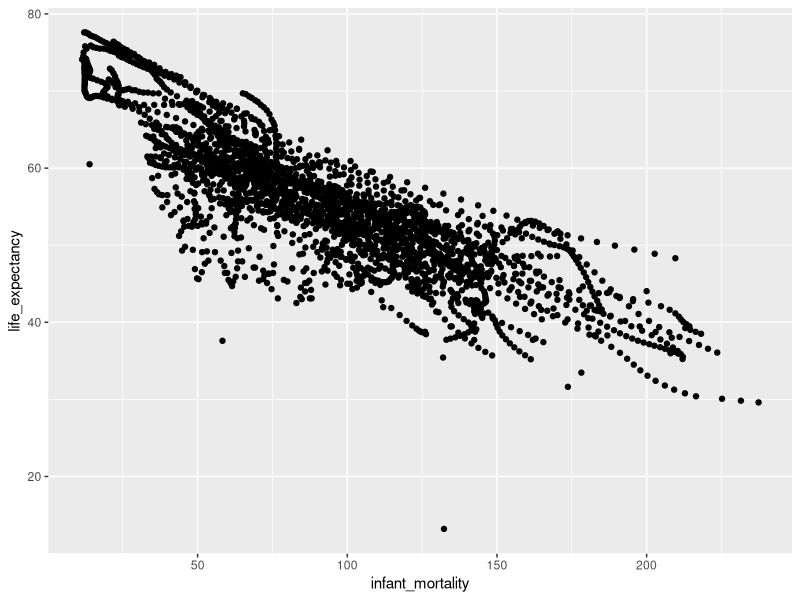
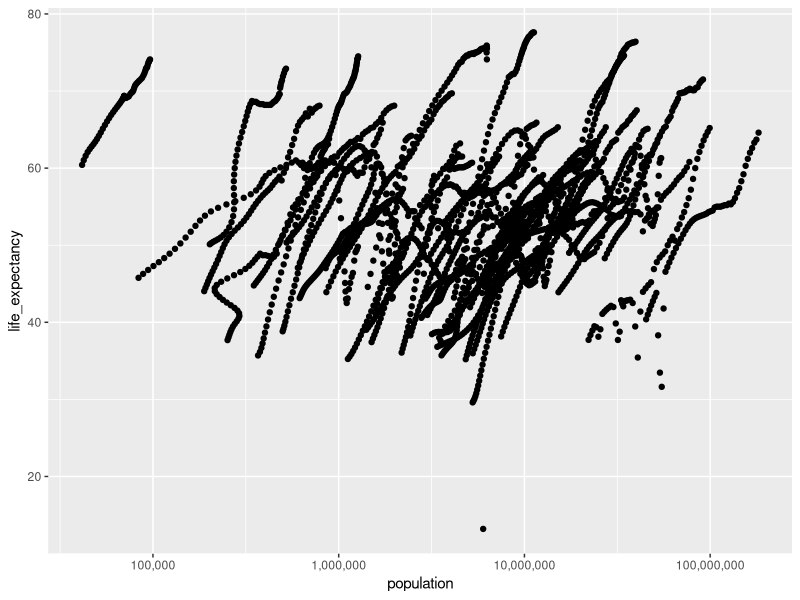
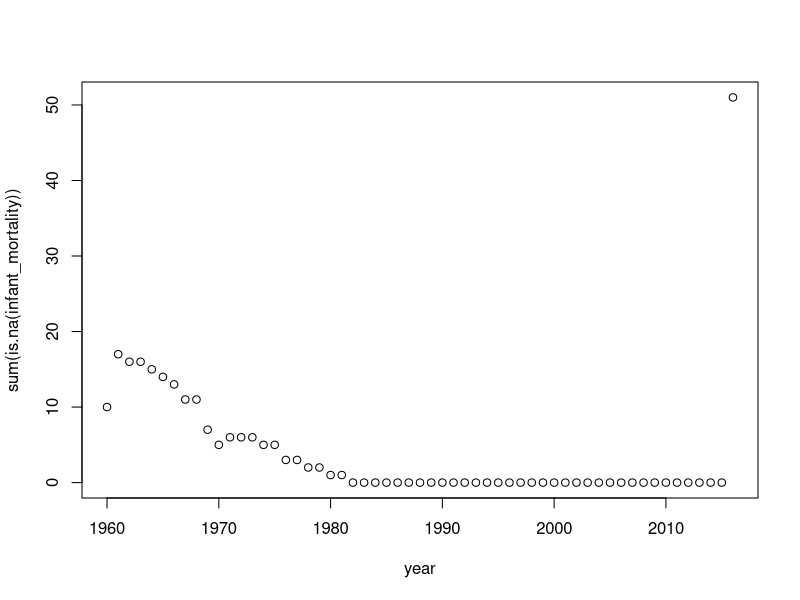
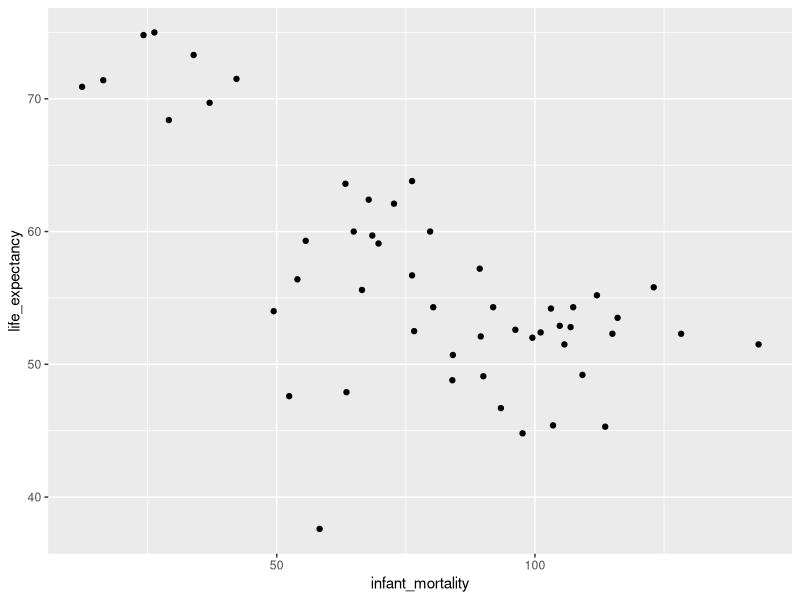
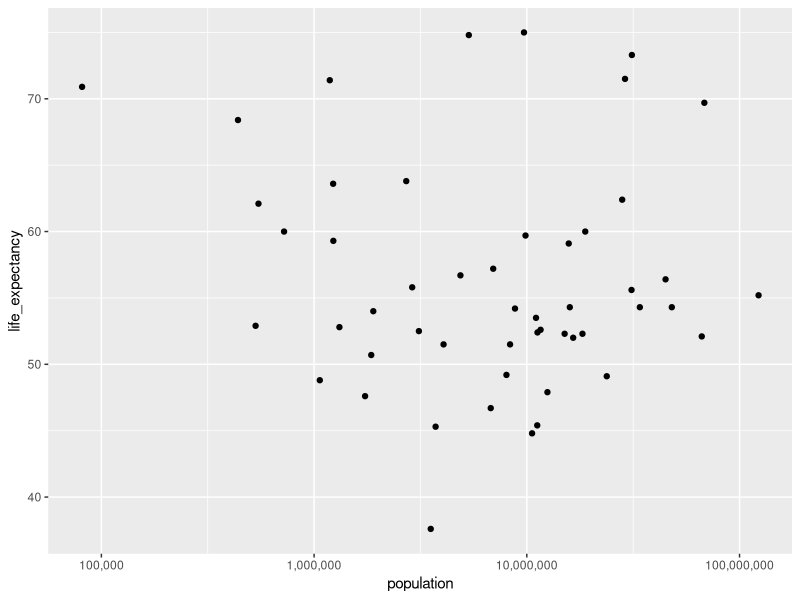

Source code (R) for these figures, in order:
## ---- chunk 1
#| output: false
#Please install all packages not already installed using
#a command similar to one below
#install.packages("dslabs")

library(dslabs) #How we will access the dataset
library(tidyr) #For cleaning and analyzing the data
library(dplyr) #For creating pipes to sort, filter data
library(ggplot2) # For creating nice visuals
library(scales) # For scaling data 
## ---- chunk 2
# This will give us dimensions and column details
str(gapminder)
## ---- chunk 3
#This will give us an idea of how each column's data is spread out, and give us some insight about outliers
summary(gapminder)
## ---- chunk 4
class(gapminder)
# Tells us that R is viewing this as a data frame which will help us with maintaining column types and cleaning the dataset
## ---- chunk 5
# Using pipes from dplyr
africadata = gapminder |>
  filter(continent == 'Africa') # Using two == signifies comparison operator vs assignment operator
## ---- chunk 6
africa_IM_LE = africadata[3:4] #Slicing only two columns of interest
africa_POP_LE = africadata[4:6] #Slicing three columns since we want both 4 and 6
africa_POP_LE = africa_POP_LE[-2] #Removing middle unneeded columns
## ---- chunk 7
str(africa_POP_LE)
str(africa_IM_LE)
summary(africa_POP_LE)
summary(africa_IM_LE)
## ---- chunk 8
africa_IM_LE |> # Using pipes again
  ggplot(aes(x=infant_mortality, y=life_expectancy))+ #Using GGplot for better visualizations
  geom_point() #geom_point is ggplots method for scatterplots
## ---- chunk 9
africa_POP_LE |>
  ggplot(aes(x = population, y =life_expectancy))+
  geom_point()+
  scale_x_log10(labels = label_comma()) #Using the scales library to scale the x axis with log10
## ---- chunk 10
#We start by counting the number of NAs per country, per year
CountNAs = africadata |>
  group_by(year) |> # When we group, we need to summarize
  summarise(sum(is.na(infant_mortality)))#so we use the total number of NA values in this column to group on

CountNAs #Generating table
#Clicking through the table will show when the number of NAs drop to 0 for many years
plot(CountNAs) # Plotting our findings

## ---- chunk 11
# Creating a new data object
africa2000 = africadata |> 
  filter(year == 2000)# We only want rows where the year column is 2000


# Checking both the structure and summary of our new data object

str(africa2000)
summary(africa2000)
## ---- chunk 12
africa2000 |> # Our new data object
  ggplot(aes(x=infant_mortality, y=life_expectancy))+
  geom_point()
## ---- chunk 13
africa2000 |>
  ggplot(aes(x = population, y =life_expectancy))+
  geom_point()+
  scale_x_log10(labels = label_comma()) #Using Scales again
## ---- chunk 14
fit1 = lm(life_expectancy ~ infant_mortality, data=africa2000) # Initializing model using infant_mortality as predictor

fit2 =lm(life_expectancy ~ population, data=africa2000)
#Model using Population as predictor
## ---- chunk 15
summary(fit1) #Summary will show us all the important info of our two models
## ---- chunk 16
summary(fit2) 
